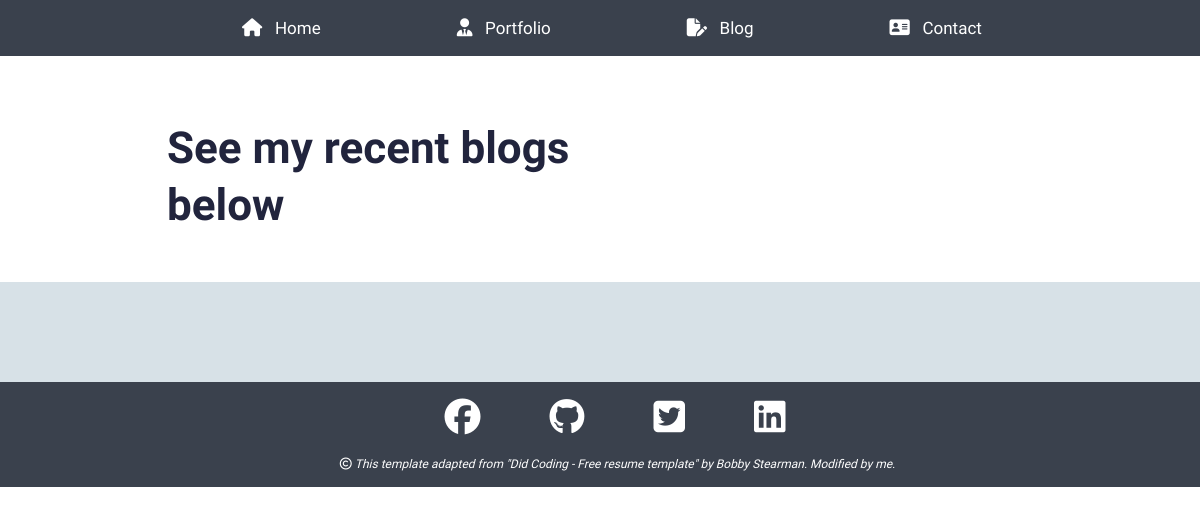
Page /blog/ on the earlier database version.
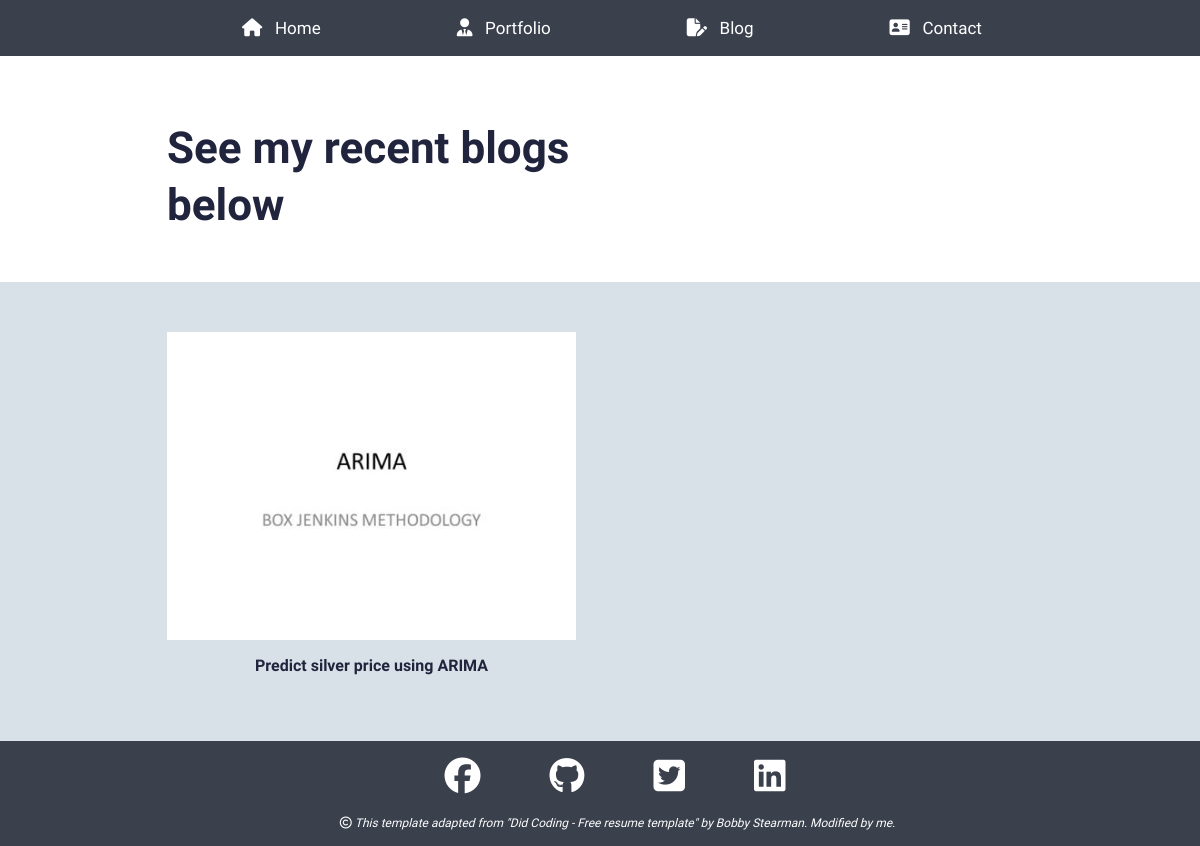
Same page on the later database version.
### main/models.py (models this page shows, shortened)
class Blog(models.Model):
    class Meta:
        verbose_name_plural = 'Blog Profiles'
        verbose_name = 'Blog'
        ordering = ["timestamp"]
    timestamp = models.DateTimeField(auto_now_add=True)
    author = models.CharField(max_length=200, blank=True, null=True)
    name = models.CharField(max_length=200, blank=True, null=True)
    description = models.CharField(max_length=500, blank=True, null=True)
    body = RichTextField(blank=True, null=True)
    image = models.ImageField(blank=True, null=True, upload_to="blog")
    slug = models.SlugField(null=True, blank=True)
    is_active = models.BooleanField(default=True)

### main/views.py (the view)
# urls.py: path('blog/', views.BlogView.as_view(), name="blogs"),
class BlogView(generic.ListView):
    model = Blog
    template_name = "main/blog.html"
    paginate_by = 10
    def get_queryset(self):
        return super().get_queryset().filter(is_active=True)

### resume_demo/context_processors.py (called while the page is built)
def project_context(request):
    context = {
        'me': User.objects.first(),
    }
    return context

### main/templates/main/blog.html (shortened to what this page needs)
{% extends 'main/base.html' %}
{% load static %}
{% block content %}
<section>
  <div class="innerPageBannerCol">
    <div class="container">
      <div class="row g-4 g-md-3  align-items-center">
        <div class="col-md-6">
          <div class="bannerContent">
            <h1 class="xlTitle pb-md-3">See my recent blogs below</h1>
          </div>
        </div>
      </div>
    </div>
  </div>
</section>
<section>
  <div class="lightBg mt-4">
    <div class="container">
      <div class="portfolioContentMain">
        <div class="row g-3 g-md-4 g-lg-5 portfolioRow">
          {% for obj in object_list %}
          <div class="col-md-6 pColMain">
            <div class="pCol">
              <a href="{% url 'main:blog' slug=obj.slug %}">
                <img src="{{obj.image.url}}" alt="..." class="pImg">
                <p class="text-center mt-3" style="font-weight: 600;">{{obj.name}}</p>
              </a>
            </div>
          </div>
          {% endfor %}
        </div>
      </div>
    </div>
  </div>
</section>
{%endblock%}

Differences in the rows shown:
added Blog: image (picture), name "Predict silver price using ARIMA"
